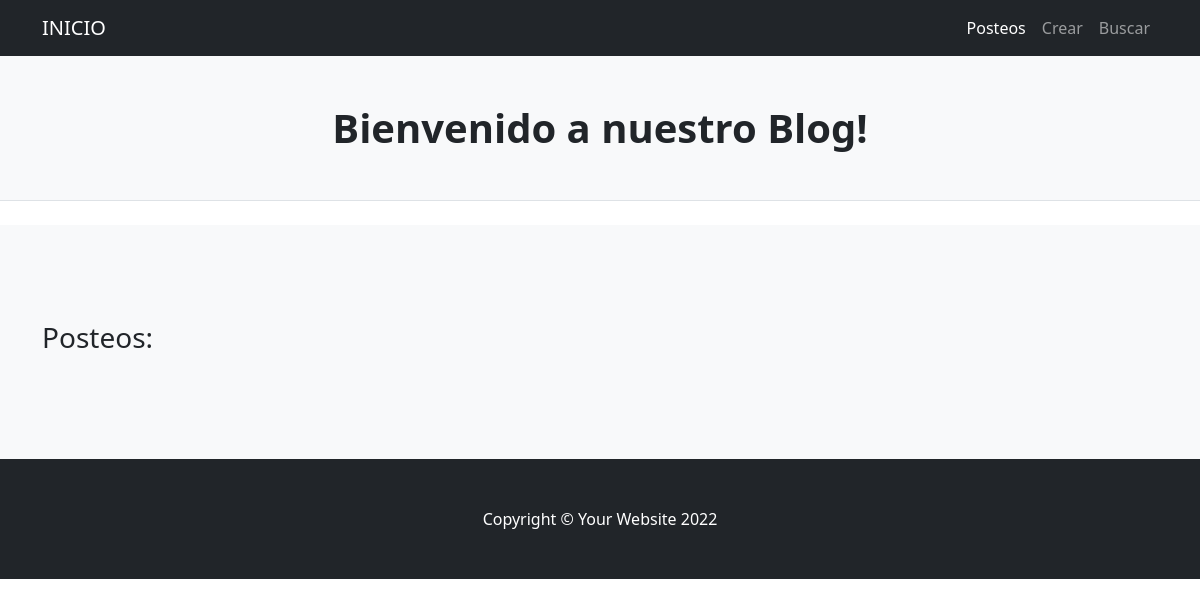
Before: /ProyectoFinalApp/posteos/ with the older database file.
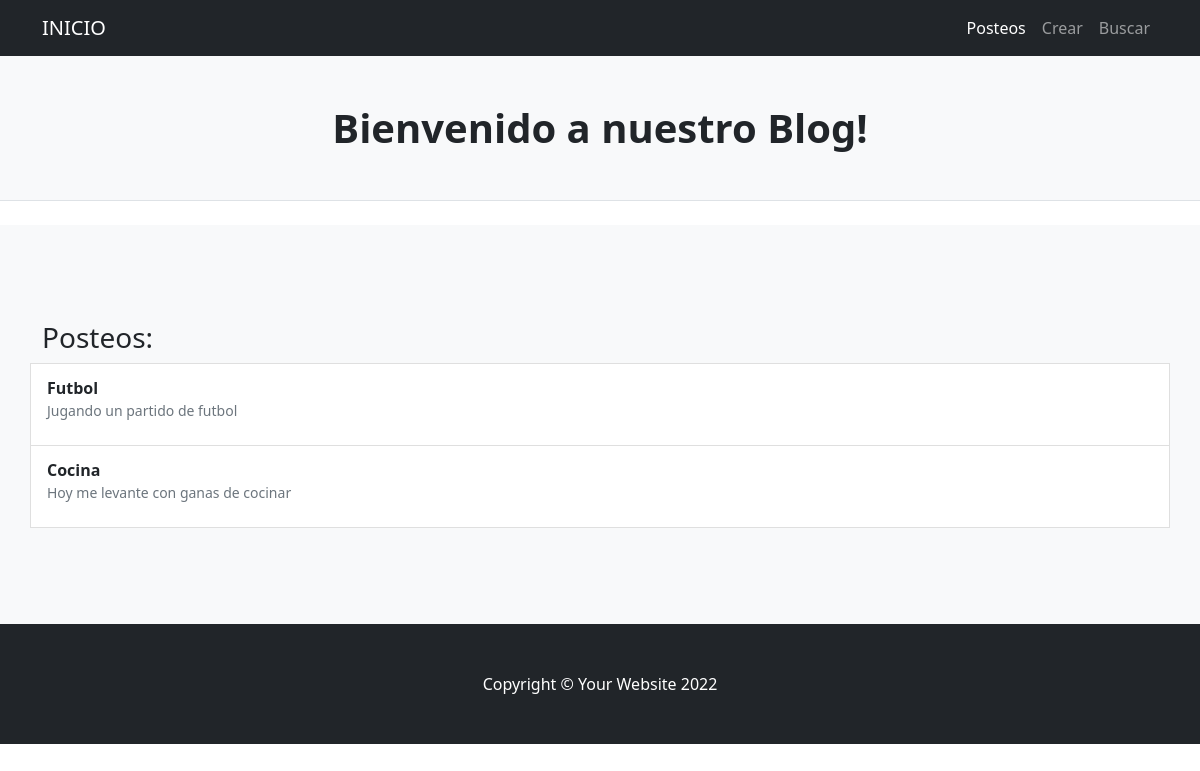
After: the same page with the newer database file.
### ProyectoFinalApp/models.py (models this page shows)
class Posteo(models.Model):
    titulo = models.CharField(max_length=20)
    cuerpo = models.CharField(max_length=200)

### ProyectoFinalApp/views.py (the view)
# urls.py: path('posteos/', posteos, name='posteos'),
def posteos(request):
     posteos = Posteo.objects.all()
     return render(request,'posteos.html', {'posteos':posteos})

### ProyectoFinalApp/Templates/posteos.html (shortened to what this page needs)
{% extends 'base.html' %}
{% load static %}
{% block B1 %}
<nav class="navbar navbar-expand-lg navbar-dark bg-dark">
    <div class="container">
        <a class="navbar-brand" href="{% url 'inicio' %}">INICIO</a>
        <div class="collapse navbar-collapse" id="navbarSupportedContent">
            <ul class="navbar-nav ms-auto mb-2 mb-lg-0">
                <li class="nav-item"><a class="nav-link active" href="{% url 'posteos' %}">Posteos</a></li>
                <li class="nav-item"><a class="nav-link" href="{% url 'crearPosteos' %}">Crear</a></li>
                <li class="nav-item"><a class="nav-link" href="{% url 'buscarPosteos' %}">Buscar</a></li>
            </ul>
        </div>
    </div>
</nav>
{% endblock %}
{% block B2 %}
<section class="bg-light py-5">
    <section class="bg-light py-5">
        <div class="container px-6">
            <div class="row gx-5justify-content-center">
            <h3>Posteos:</h3>
                {% for post in posteos %}
                <label class="list-group-item d-flex gap-3">
                <span class="pt-1 form-checked-content">
                    <strong>{{post.titulo}}</strong>
                    <small class="d-block text-muted">
                        <tr>
                        <p>{{post.cuerpo}}</p>
                        </tr>
                    </small>
                </span>
                </label>
                {% endfor %}
            </div>
        </div>
    </section>
</section>
{% endblock %}

Changed rows visible on the page:
added Posteo: titulo "Futbol", cuerpo "Jugando un partido de futbol"
added Posteo: titulo "Cocina", cuerpo "Hoy me levante con ganas de cocinar"
